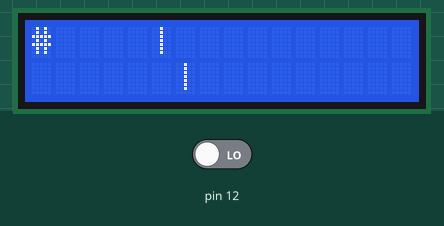
Bench run of a sketch on a simulated Arduino Uno, built with avr-gcc and run on an emulated ATmega328P. Parts: 16×2 character LCD. The inputs (shaded band) are chosen by the test bench; at power-on: pin 12 LOW. Random numbers use the default seed unless the sketch sets one.

Above: at 1.2 s.
1.3 s: pin 12 driven HIGH
At 1.42 s:
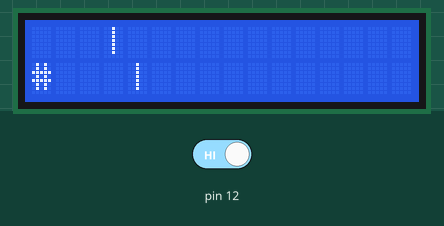
6.1 s: pin 12 driven LOW
At 7.14 s:
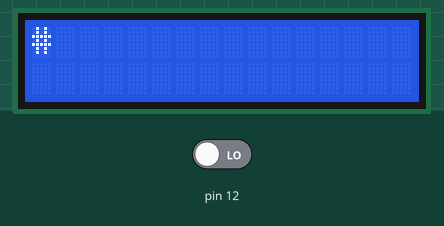
8.3 s: pin 12 driven HIGH
At 14.05 s:
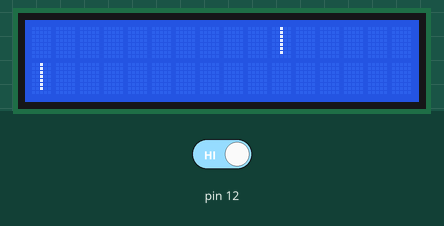
Timing chart, 0 to 15.6 s (numbered marks = the images above; inputs shaded):
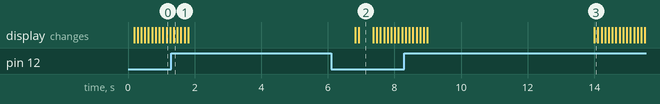

Measured:
- what the display in image 2 shows lasts 0.5 s, from 6.9 s to 7.4 s

The sketch:

Game2.ino
```cpp
#include <Wire.h>
#include <LiquidCrystal_I2C.h>

LiquidCrystal_I2C lcd(0x27,16,2);


int yo = 10;
int L = 0;
int boton = 0;
int p = 15;
int d = 0;
int pd = 0;
int as = 16;
int afd = random(2);;


void setup() {

  Wire.begin();
  lcd.begin(16, 2);
  lcd.backlight();


}

void loop() {
  lcd.clear();

 lcd.setCursor(d,L);
  lcd.print("#");

  lcd.setCursor(p,pd);
   lcd.print("|");


  lcd.setCursor(as,afd);
   lcd.print("|");

delay(100);


boton=digitalRead(12);
if(boton==HIGH){L=boton;}
if(boton==LOW){L=boton;}
  p--;
  as--;
  if(p<0){p=30;}
    if(as<0){as=19;}
       if(p==as){as--;}
      if(d==p && L==pd || d==as && L==afd){GameOver();}


}

void GameOver(){
  lcd.clear();
  lcd.print("GameOver");
  delay(5000);
  }
```
